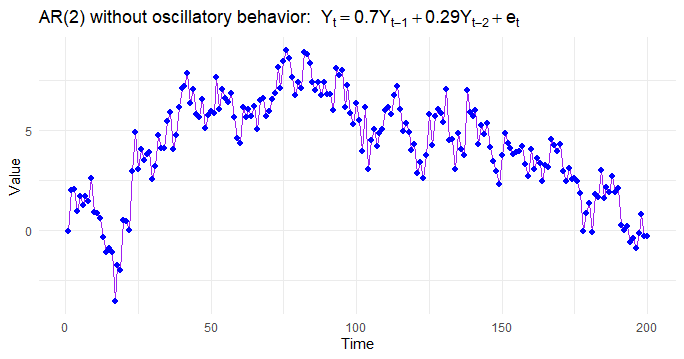

The R source for this figure:
library(ggplot2)
set.seed(123)
# Function to plot AR(2) process
plot_ar2_process <- function(ar_coeffs, title_expression) {
  # Generate AR(2) process
  ar_process <- as.numeric(arima.sim(model = list(ar = ar_coeffs), n = 200))
  
  # Create data frame for plotting
  plot_data <- data.frame(Time = 1:200, AR_Oscillatory = ar_process)
  
  ggplot(plot_data, aes(x = Time, y = AR_Oscillatory)) + 
    geom_line(color = "purple") + 
    geom_point(color = "blue", size = 3, shape = 20) + 
    labs(
      title = title_expression,
      x = "Time", 
      y = "Value"
    ) +
    theme_minimal()
}

# Example 1: AR(2) with coefficients (0.4, 0.1)
plot_ar2_process(
  ar_coeffs = c(0.4, 0.1),
  title_expression = expression("AR(2) without oscillatory behavior: " ~ 
                                  Y[t] == 0.4 * Y[t-1] + 0.1 * Y[t-2] + e[t])
)

# Example 2: AR(2) with coefficients (0.7, 0.29)
plot_ar2_process(
  ar_coeffs = c(0.7, 0.29),
  title_expression = expression("AR(2) without oscillatory behavior: " ~ 
                                  Y[t] == 0.7 * Y[t-1] + 0.29 * Y[t-2] + e[t])
)
